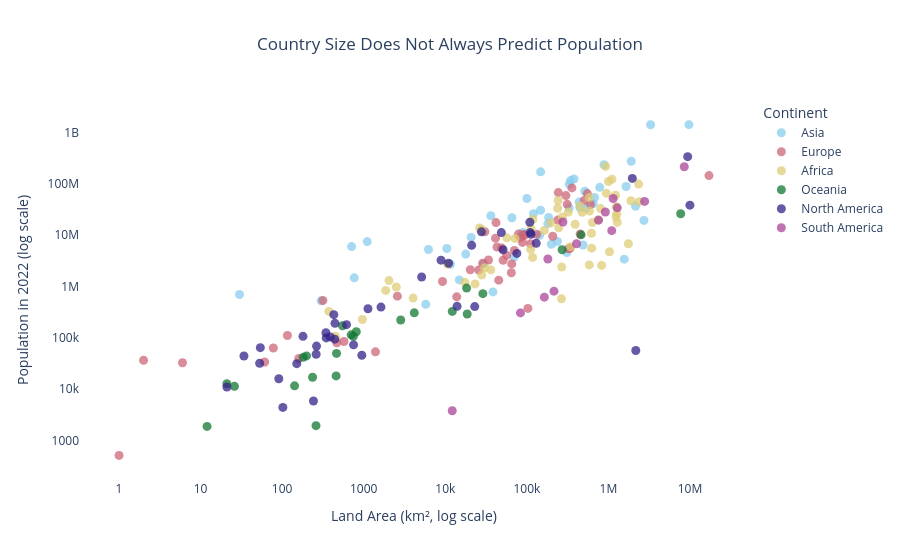

Notebook cell for this chart:
### Markdown cell above
**Justification:** 

I'm using a scatter plot to understand the relationship between land area and population using different colours representing the continents. Scales make it easier to vizualize countries with very different sizes and populations.

### Code cell
# Q3 - Do bigger countries have more people?

# Create scatter plot
fig = px.scatter(
    df,
    x='Area',
    y='2022 Population',
    color='Continent',
    hover_name='Country',
    hover_data={
        'Area': ':,',
        '2022 Population': ':,',
        'Continent': True
    },
    log_x=True,
    log_y=True,
    title='Country Size Does Not Always Predict Population',
    labels={
        'Area': 'Land Area (km², log scale)',
        '2022 Population': 'Population in 2022 (log scale)',
        'Continent': 'Continent'
    },
    color_discrete_sequence=px.colors.qualitative.Safe
)

# Improve chart appearance
fig.update_traces(
    marker=dict(size=9, opacity=0.75)
)

fig.update_layout(
    template='plotly_white',
    title_x=0.5,
    xaxis_showgrid=False,
    yaxis_showgrid=False,
    legend_title_text='Continent'
)

fig.show()

### Figure 1 — Plotly figure (JSON) as saved in the notebook; plotly's stock layout.template omitted (floating-point values rounded to 4 significant figures)
{"data": [{"customdata": [["Asia"], ["Asia"], ["Asia"], ["Asia"], ["Asia"], ["Asia"], ["Asia"], ["Asia"], ["Asia"], ["Asia"], ["Asia"], ["Asia"], ["Asia"], ["Asia"], ["Asia"], ["Asia"], ["Asia"], ["Asia"], ["Asia"], ["Asia"], ["Asia"], ["Asia"], ["Asia"], ["Asia"], ["Asia"], ["Asia"], ["Asia"], ["Asia"], ["Asia"], ["Asia"], ["Asia"], ["Asia"], ["Asia"], ["Asia"], ["Asia"], ["Asia"], ["Asia"], ["Asia"], ["Asia"], ["Asia"], ["Asia"], ["Asia"], ["Asia"], ["Asia"], ["Asia"], ["Asia"], ["Asia"], ["Asia"], ["Asia"], ["Asia"]], "hovertemplate": "<b>%{hovertext}</b><br><br>Continent=%{customdata[0]}<br>Land Area (km², log scale)=%{x:,}<br>Population in 2022 (log scale)=%{y:,}<extra></extra>", "hovertext": ["Afghanistan", "Armenia", "Azerbaijan", "Bahrain", "Bangladesh", "Bhutan", "Brunei", "Cambodia", "China", "Georgia", "Hong Kong", "India", "Indonesia", "Iran", "Iraq", "Israel", "Japan", "Jordan", "Kazakhstan", "Kuwait", "Kyrgyzstan", "Laos", "Lebanon", "Macau", "Malaysia", "Maldives", "Mongolia", "Myanmar", "Nepal", "North Korea", "Oman", "Pakistan", "Palestine", "Philippines", "Qatar", "Saudi Arabia", "Singapore", "South Korea", "Sri Lanka", "Syria", "Taiwan", "Tajikistan", "Thailand", "Timor-Leste", "Turkey", "Turkmenistan", "United Arab Emirates", "Uzbekistan", "Vietnam", "Yemen"], "legendgroup": "Asia", "marker": {"color": "rgb(136, 204, 238)", "opacity": 0.75, "size": 9, "symbol": "circle"}, "mode": "markers", "name": "Asia", "orientation": "v", "showlegend": true, "type": "scatter", "x": [652230, 29743, 86600, 765, 147570, 38394, 5765, 181035, 9706961, 69700, 1104, 3287590, 1904569, 1648195, 438317, 20770, 377930, 89342, 2724900, 17818, 199951, 236800, 10452, 30, 330803, 300, 1564110, 676578, 147181, 120538, 309500, 881912, 6220, 342353, 11586, 2149690, 710, 100210, 65610, 185180, 36193, 143100, 513120, 14874, 783562, 488100, 83600, 447400, 331212, 527968], "xaxis": "x", "y": [41128771, 2780469, 10358074, 1472233, 171186372, 782455, 449002, 16767842, 1425887337, 3744385, 7488865, 1417173173, 275501339, 88550570, 44496122, 9038309, 123951692, 11285869, 19397998, 4268873, 6630623, 7529475, 5489739, 695168, 33938221, 523787, 3398366, 54179306, 30547580, 26069416, 4576298, 235824862, 5250072, 115559009, 2695122, 36408820, 5975689, 51815810, 21832143, 22125249, 23893394, 9952787, 71697030, 1341296, 85341241, 6430770, 9441129, 34627652, 98186856, 33696614], "yaxis": "y"}, {"customdata": [["Europe"], ["Europe"], ["Europe"], ["Europe"], ["Europe"], ["Europe"], ["Europe"], ["Europe"], ["Europe"], ["Europe"], ["Europe"], ["Europe"], ["Europe"], ["Europe"], ["Europe"], ["Europe"], ["Europe"], ["Europe"], ["Europe"], ["Europe"], ["Europe"], ["Europe"], ["Europe"], ["Europe"], ["Europe"], ["Europe"], ["Europe"], ["Europe"], ["Europe"], ["Europe"], ["Europe"], ["Europe"], ["Europe"], ["Europe"], ["Europe"], ["Europe"], ["Europe"], ["Europe"], ["Europe"], ["Europe"], ["Europe"], ["Europe"], ["Europe"], ["Europe"], ["Europe"], ["Europe"], ["Europe"], ["Europe"], ["Europe"], ["Europe"]], "hovertemplate": "<b>%{hovertext}</b><br><br>Continent=%{customdata[0]}<br>Land Area (km², log scale)=%{x:,}<br>Population in 2022 (log scale)=%{y:,}<extra></extra>", "hovertext": ["Albania", "Andorra", "Austria", "Belarus", "Belgium", "Bosnia and Herzegovina", "Bulgaria", "Croatia", "Cyprus", "Czech Republic", "Denmark", "Estonia", "Faroe Islands", "Finland", "France", "Germany", "Gibraltar", "Greece", "Guernsey", "Hungary", "Iceland", "Ireland", "Isle of Man", "Italy", "Jersey", "Latvia", "Liechtenstein", "Lithuania", "Luxembourg", "Malta", "Moldova", "Monaco", "Montenegro", "Netherlands", "North Macedonia", "Norway", "Poland", "Portugal", "Romania", "Russia", "San Marino", "Serbia", "Slovakia", "Slovenia", "Spain", "Sweden", "Switzerland", "Ukraine", "United Kingdom", "Vatican City"], "legendgroup": "Europe", "marker": {"color": "rgb(204, 102, 119)", "opacity": 0.75, "size": 9, "symbol": "circle"}, "mode": "markers", "name": "Europe", "orientation": "v", "showlegend": true, "type": "scatter", "x": [28748, 468, 83871, 207600, 30528, 51209, 110879, 56594, 9251, 78865, 43094, 45227, 1393, 338424, 551695, 357114, 6, 131990, 78, 93028, 103000, 70273, 572, 301336, 116, 64559, 160, 65300, 2586, 316, 33846, 2, 13812, 41850, 25713, 323802, 312679, 92090, 238391, 17098242, 61, 88361, 49037, 20273, 505992, 450295, 41284, 603500, 242900, 1], "xaxis": "x", "y": [2842321, 79824, 8939617, 9534954, 11655930, 3233526, 6781953, 4030358, 1251488, 10493986, 5882261, 1326062, 53090, 5540745, 64626628, 83369843, 32649, 10384971, 63301, 9967308, 372899, 5023109, 84519, 59037474, 110778, 1850651, 39327, 2750055, 647599, 533286, 3272996, 36469, 627082, 17564014, 2093599, 5434319, 39857145, 10270865, 19659267, 144713314, 33660, 7221365, 5643453, 2119844, 47558630, 10549347, 8740472, 39701739, 67508936, 510], "yaxis": "y"}, {"customdata": [["Africa"], ["Africa"], ["Africa"], ["Africa"], ["Africa"], ["Africa"], ["Africa"], ["Africa"], ["Africa"], ["Africa"], ["Africa"], ["Africa"], ["Africa"], ["Africa"], ["Africa"], ["Africa"], ["Africa"], ["Africa"], ["Africa"], ["Africa"], ["Africa"], ["Africa"], ["Africa"], ["Africa"], ["Africa"], ["Africa"], ["Africa"], ["Africa"], ["Africa"], ["Africa"], ["Africa"], ["Africa"], ["Africa"], ["Africa"], ["Africa"], ["Africa"], ["Africa"], ["Africa"], ["Africa"], ["Africa"], ["Africa"], ["Africa"], ["Africa"], ["Africa"], ["Africa"], ["Africa"], ["Africa"], ["Africa"], ["Africa"], ["Africa"], ["Africa"], ["Africa"], ["Africa"], ["Africa"], ["Africa"], ["Africa"], ["Africa"]], "hovertemplate": "<b>%{hovertext}</b><br><br>Continent=%{customdata[0]}<br>Land Area (km², log scale)=%{x:,}<br>Population in 2022 (log scale)=%{y:,}<extra></extra>", "hovertext": ["Algeria", "Angola", "Benin", "Botswana", "Burkina Faso", "Burundi", "Cameroon", "Cape Verde", "Central African Republic", "Chad", "Comoros", "Djibouti", "DR Congo", "Egypt", "Equatorial Guinea", "Eritrea", "Eswatini", "Ethiopia", "Gabon", "Gambia", "Ghana", "Guinea", "Guinea-Bissau", "Ivory Coast", "Kenya", "Lesotho", "Liberia", "Libya", "Madagascar", "Malawi", "Mali", "Mauritania", "Mauritius", "Mayotte", "Morocco", "Mozambique", "Namibia", "Niger", "Nigeria", "Republic of the Congo", "Reunion", "Rwanda", "Sao Tome and Principe", "Senegal", "Seychelles", "Sierra Leone", "Somalia", "South Africa", "South Sudan", "Sudan", "Tanzania", "Togo", "Tunisia", "Uganda", "Western Sahara", "Zambia", "Zimbabwe"], "legendgroup": "Africa", "marker": {"color": "rgb(221, 204, 119)", "opacity": 0.75, "size": 9, "symbol": "circle"}, "mode": "markers", "name": "Africa", "orientation": "v", "showlegend": true, "type": "scatter", "x": [2381741, 1246700, 112622, 582000, 272967, 27834, 475442, 4033, 622984, 1284000, 1862, 23200, 2344858, 1002450, 28051, 117600, 17364, 1104300, 267668, 10689, 238533, 245857, 36125, 322463, 580367, 30355, 111369, 1759540, 587041, 118484, 1240192, 1030700, 2040, 374, 446550, 801590, 825615, 1267000, 923768, 342000, 2511, 26338, 964, 196722, 452, 71740, 637657, 1221037, 619745, 1886068, 945087, 56785, 163610, 241550, 266000, 752612, 390757], "xaxis": "x", "y": [44903225, 35588987, 13352864, 2630296, 22673762, 12889576, 27914536, 593149, 5579144, 17723315, 836774, 1120849, 99010212, 110990103, 1674908, 3684032, 1201670, 123379924, 2388992, 2705992, 33475870, 13859341, 2105566, 28160542, 54027487, 2305825, 5302681, 6812341, 29611714, 20405317, 22593590, 4736139, 1299469, 326101, 37457971, 32969517, 2567012, 26207977, 218541212, 5970424, 974052, 13776698, 227380, 17316449, 107118, 8605718, 17597511, 59893885, 10913164, 46874204, 65497748, 8848699, 12356117, 47249585, 575986, 20017675, 16320537], "yaxis": "y"}, {"customdata": [["Oceania"], ["Oceania"], ["Oceania"], ["Oceania"], ["Oceania"], ["Oceania"], ["Oceania"], ["Oceania"], ["Oceania"], ["Oceania"], ["Oceania"], ["Oceania"], ["Oceania"], ["Oceania"], ["Oceania"], ["Oceania"], ["Oceania"], ["Oceania"], ["Oceania"], ["Oceania"], ["Oceania"], ["Oceania"], ["Oceania"]], "hovertemplate": "<b>%{hovertext}</b><br><br>Continent=%{customdata[0]}<br>Land Area (km², log scale)=%{x:,}<br>Population in 2022 (log scale)=%{y:,}<extra></extra>", "hovertext": ["American Samoa", "Australia", "Cook Islands", "Fiji", "French Polynesia", "Guam", "Kiribati", "Marshall Islands", "Micronesia", "Nauru", "New Caledonia", "New Zealand", "Niue", "Northern Mariana Islands", "Palau", "Papua New Guinea", "Samoa", "Solomon Islands", "Tokelau", "Tonga", "Tuvalu", "Vanuatu", "Wallis and Futuna"], "legendgroup": "Oceania", "marker": {"color": "rgb(17, 119, 51)", "opacity": 0.75, "size": 9, "symbol": "circle"}, "mode": "markers", "name": "Oceania", "orientation": "v", "showlegend": true, "type": "scatter", "x": [199, 7692024, 236, 18272, 4167, 549, 811, 181, 702, 21, 18575, 270467, 260, 464, 459, 462840, 2842, 28896, 12, 747, 26, 12189, 142], "xaxis": "x", "y": [44273, 26177413, 17011, 929766, 306279, 171774, 131232, 41569, 114164, 12668, 289950, 5185288, 1934, 49551, 18055, 10142619, 222382, 724273, 1871, 106858, 11312, 326740, 11572], "yaxis": "y"}, {"customdata": [["North America"], ["North America"], ["North America"], ["North America"], ["North America"], ["North America"], ["North America"], ["North America"], ["North America"], ["North America"], ["North America"], ["North America"], ["North America"], ["North America"], ["North America"], ["North America"], ["North America"], ["North America"], ["North America"], ["North America"], ["North America"], ["North America"], ["North America"], ["North America"], ["North America"], ["North America"], ["North America"], ["North America"], ["North America"], ["North America"], ["North America"], ["North America"], ["North America"], ["North America"], ["North America"], ["North America"], ["North America"], ["North America"], ["North America"], ["North America"]], "hovertemplate": "<b>%{hovertext}</b><br><br>Continent=%{customdata[0]}<br>Land Area (km², log scale)=%{x:,}<br>Population in 2022 (log scale)=%{y:,}<extra></extra>", "hovertext": ["Anguilla", "Antigua and Barbuda", "Aruba", "Bahamas", "Barbados", "Belize", "Bermuda", "British Virgin Islands", "Canada", "Cayman Islands", "Costa Rica", "Cuba", "Curacao", "Dominica", "Dominican Republic", "El Salvador", "Greenland", "Grenada", "Guadeloupe", "Guatemala", "Haiti", "Honduras", "Jamaica", "Martinique", "Mexico", "Montserrat", "Nicaragua", "Panama", "Puerto Rico", "Saint Barthelemy", "Saint Kitts and Nevis", "Saint Lucia", "Saint Martin", "Saint Pierre and Miquelon", "Saint Vincent and the Grenadines", "Sint Maarten", "Trinidad and Tobago", "Turks and Caicos Islands", "United States", "United States Virgin Islands"], "legendgroup": "North America", "marker": {"color": "rgb(51, 34, 136)", "opacity": 0.75, "size": 9, "symbol": "circle"}, "mode": "markers", "name": "North America", "orientation": "v", "showlegend": true, "type": "scatter", "x": [91, 442, 180, 13943, 430, 22966, 54, 151, 9984670, 264, 51100, 109884, 444, 751, 48671, 21041, 2166086, 344, 1628, 108889, 27750, 112492, 10991, 1128, 1964375, 102, 130373, 75417, 8870, 21, 261, 616, 53, 242, 389, 34, 5130, 948, 9372610, 347], "xaxis": "x", "y": [15857, 93763, 106445, 409984, 281635, 405272, 64184, 31305, 38454327, 68706, 5180829, 11212191, 191163, 72737, 11228821, 6336392, 56466, 125438, 395752, 17843908, 11584996, 10432860, 2827377, 367507, 127504125, 4390, 6948392, 4408581, 3252407, 10967, 47657, 179857, 31791, 5862, 103948, 44175, 1531044, 45703, 338289857, 99465], "yaxis": "y"}, {"customdata": [["South America"], ["South America"], ["South America"], ["South America"], ["South America"], ["South America"], ["South America"], ["South America"], ["South America"], ["South America"], ["South America"], ["South America"], ["South America"], ["South America"]], "hovertemplate": "<b>%{hovertext}</b><br><br>Continent=%{customdata[0]}<br>Land Area (km², log scale)=%{x:,}<br>Population in 2022 (log scale)=%{y:,}<extra></extra>", "hovertext": ["Argentina", "Bolivia", "Brazil", "Chile", "Colombia", "Ecuador", "Falkland Islands", "French Guiana", "Guyana", "Paraguay", "Peru", "Suriname", "Uruguay", "Venezuela"], "legendgroup": "South America", "marker": {"color": "rgb(170, 68, 153)", "opacity": 0.75, "size": 9, "symbol": "circle"}, "mode": "markers", "name": "South America", "orientation": "v", "showlegend": true, "type": "scatter", "x": [2780400, 1098581, 8515767, 756102, 1141748, 276841, 12173, 83534, 214969, 406752, 1285216, 163820, 181034, 916445], "xaxis": "x", "y": [45510318, 12224110, 215313498, 19603733, 51874024, 18001000, 3780, 304557, 808726, 6780744, 34049588, 618040, 3422794, 28301696], "yaxis": "y"}], "layout": {"legend": {"title": {"text": "Continent"}, "tracegroupgap": 0}, "title": {"text": "Country Size Does Not Always Predict Population", "x": 0.5}, "xaxis": {"anchor": "y", "domain": [0, 1], "showgrid": false, "title": {"text": "Land Area (km², log scale)"}, "type": "log"}, "yaxis": {"anchor": "x", "domain": [0, 1], "showgrid": false, "title": {"text": "Population in 2022 (log scale)"}, "type": "log"}}}
